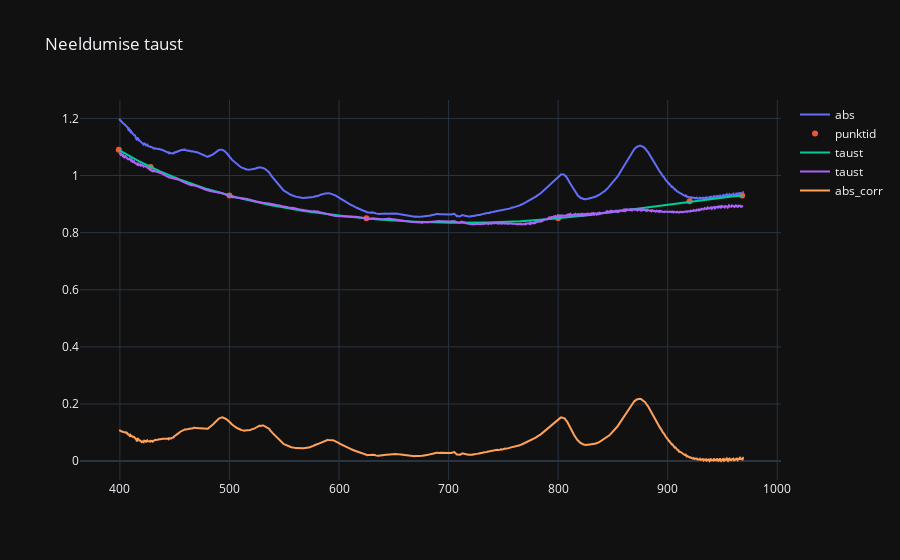

Write notebook code for a chart like this one.
### Markdown cell above
Siin on rõhk siis nüüd peal.

### Code cell
#proovime neeldumisele mingi taustjoone tekitada
import plotly.graph_objects as go
from scipy.interpolate import splrep, splev
abssig = sp.Spectra("lisa210428.spc")[1] # 0-alg 
absx = abssig.xVect()
cell_bak = sp.Spectra("../210413 neuroLH2 + rõhk/lisa210413.spc")[5]
cellx = cell_bak.xVect()
#defineerime mõned punktid
#bpoints = np.array([[399,1.2],[428,1.1], [500, 1],  [625,0.98], [800,0.98], [920,1.035],[968,1.055]]) #0
bpoints = np.array([[399,1.09],[428,1.03], [500, 0.93],  [625,0.85], [800,0.85], [920,0.91],[968,0.93]]) #1
#ja nende vahele kuupspliin-joone (teatud juhul võiks lin. interpolatsioon olla paremgi)
back = splev(absx, splrep(bpoints.T[0], bpoints.T[1], s = 0), der = 0)
#mille lahutame esialgsest neeldumisest
abs_corr = abssig.spc - back

#Kirjutame absi faili
absout = pd.DataFrame()
absout['wl'] = absx
absout['abs'] =abs_corr
absout.to_csv("210428_abs_p.csv", sep = '	')

#teeme pildi
absfig = go.Figure(go.Scatter(x =absx,y=abssig.spc, mode = 'lines', name = "abs"))
absfig.add_trace(go.Scatter(x = bpoints.T[0], y = bpoints.T[1], mode = 'markers', name = "punktid"))
absfig.add_trace(go.Scatter(x = absx, y = back, mode = 'lines',name = "taust"))
absfig.add_trace(go.Scatter(x = cellx, y = np.array(cell_bak.spc)+0.04, mode = 'lines',name = "taust"))
absfig.add_trace(go.Scatter(x = absx, y = abs_corr, mode = 'lines',name = "abs_corr"))

absfig.update_layout(height = 700, title = "Neeldumise taust",template = "plotly_dark")
absfig

### Figure 1 — Plotly figure (JSON) as saved in the notebook; plotly's stock layout.template omitted (floating-point values rounded to 4 significant figures; data arrays with more than 128 entries replaced by an {"elided": "..."} marker saying what was removed)
{"data": [{"mode": "lines", "name": "abs", "type": "scatter", "x": {"elided": "1024 float values"}, "y": {"elided": "1024 float values"}}, {"mode": "markers", "name": "punktid", "type": "scatter", "x": [399, 428, 500, 625, 800, 920, 968], "y": [1.09, 1.03, 0.93, 0.85, 0.85, 0.91, 0.93]}, {"mode": "lines", "name": "taust", "type": "scatter", "x": {"elided": "1024 float values"}, "y": {"elided": "1024 float values"}}, {"mode": "lines", "name": "taust", "type": "scatter", "x": {"elided": "1024 float values"}, "y": {"elided": "1024 float values"}}, {"mode": "lines", "name": "abs_corr", "type": "scatter", "x": {"elided": "1024 float values"}, "y": {"elided": "1024 float values"}}], "layout": {"autosize": true, "title": {"text": "Neeldumise taust"}, "xaxis": {"autorange": true, "range": [365.1, 1002.0], "type": "linear"}, "yaxis": {"autorange": true, "range": [-0.06611, 1.264], "type": "linear"}}}
